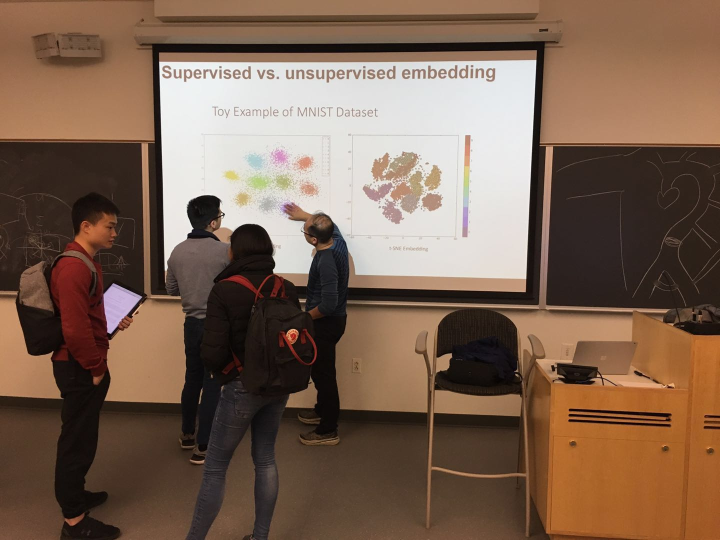
#> input picture Project3A/Video_Mosaicing/test_img/1L.jpg, 1440 x 1080 px (shown at 1/2 size); its folder holds only this picture in this run
$ python -i helper.py   (imports and definitions only)   (older library calls are emulated)
#> lines starting #> are read from the running program, lines starting #| are printed output that depends on the picture
### Project3A/Video_Mosaicing/anms.py
'''
  File name: anms.py
  Author:
  Date created:
'''

'''
  File clarification:
    Implement Adaptive Non-Maximal Suppression. The goal is to create an uniformly distributed
    points given the number of feature desired:
    - Input cimg: H × W matrix representing the corner metric matrix.
    - Input max_pts: the number of corners desired.
    - Outpuy x: N × 1 vector representing the column coordinates of corners.
    - Output y: N × 1 vector representing the row coordinates of corners.
    - Output rmax: suppression radius used to get max pts corners.
'''

import numpy as np

from constants import *

# [5 lines left out: function addIntoSet, not called in this run]

def first_nonzero(arr, axis, invalid_val=-1):
    mask = arr!=MAX
    return np.where(mask.any(axis=axis), mask.argmax(axis=axis), invalid_val)


def anms_vec(cimg, max_pts):

  meanValue = np.mean(cimg.flatten()) + np.std(cimg.flatten())/2;

  validIndexes = np.where(cimg.flatten() > meanValue)


  iflat = cimg.flatten()

  identity = np.arange(iflat.shape[0])

  iflat = iflat[validIndexes]

  imap, jmap = np.meshgrid(np.arange(cimg.shape[0]),np.arange(cimg.shape[1]), indexing='ij')

  imap = imap.flatten()
  jmap = jmap.flatten()

  imap = imap[validIndexes]
  jmap = jmap[validIndexes]

  identity = identity[validIndexes]

  imap = imap.reshape((1,imap.shape[0]))
  jmap = jmap.reshape((1,jmap.shape[0]))


  iref = np.tile(imap, (imap.shape[1],1))
  jref = np.tile(jmap, (imap.shape[1],1))


  ireft = np.transpose(iref)
  jreft = np.transpose(jref)

  #print(iref)
  #print(jref)


  idistance = iref * iref + ireft * ireft - 2 * ireft * iref
  jdistance = jref * jref + jreft * jreft - 2 * jref * jreft

  #print(idistance + jdistance)
  #print(jdistance)

  distance = idistance + jdistance

  distIndexes = np.argsort(distance, axis=1)


  #print(distIndexes)

  distIndexesflatten = distIndexes.flatten()

  intensitiesOrder = iflat[distIndexesflatten]

  identityOrder = identity[distIndexesflatten]


  intensitiesOrder = intensitiesOrder.reshape((imap.shape[1], imap.shape[1]))

  identityOrder = identityOrder.reshape((imap.shape[1], imap.shape[1]))

  distanceOrder = np.sort(distance, axis = 1)


  #print(intensitiesOrder)

  intitalRow = intensitiesOrder[:,0].reshape((imap.shape[1],1))

  intitalRow = intitalRow * THRES

  intitalRowRepeat = np.tile(intitalRow, (1,imap.shape[1]))


  intensitiesOrderSub = intensitiesOrder - intitalRowRepeat

  intensitiesOrderSub[np.where(intensitiesOrderSub < 0)] = MAX


  # savior = np.zeros((imap.shape[1], imap.shape[1]))

  # savior[0,:] = MAX

  intensitiesOrderSub[:,0] = MAX

  # [10 lines of commented-out code are left out]


  indexCount = np.arange(imap.shape[1]) * imap.shape[1]


  # rowTopper = intensitySortOrder[:,0]

  rowTopper = first_nonzero(intensitiesOrderSub[:,1:], axis = 1)  + 1

  rowTopperIndex = rowTopper + indexCount

  radius = distanceOrder.flatten()[rowTopperIndex]

  globalMaxIndex = np.where(iflat == np.max(iflat))

  radius[globalMaxIndex] = np.max(distance, axis = 1)[globalMaxIndex]


  radiusSortOrder = np.argsort(radius)[::-1]


  yOrder = imap.flatten()[radiusSortOrder]

  xOrder = jmap.flatten()[radiusSortOrder]

  radiusOrder = np.sort(radius)

  maxRadius = radiusOrder[max_pts - 1]

  #print(radius.reshape(cimg.shape[0], cimg.shape[1]))

  return np.array(xOrder), np.array(yOrder), maxRadius


# [41 lines left out: function getRadiusMap, not called in this run]

def anms(cimg, max_pts):
  return anms_vec(cimg, max_pts)


# [67 lines left out: function anmsOld, not called in this run]


img = np.zeros((5,5), dtype="float")


img[0,0] = 1

img[4,0] = 1

img[4,4] = 2

img[0,4] = 1

img[2,2] = 1

print(img)


anms_vec(img, 5)

### Project3A/Video_Mosaicing/helper.py


import numpy as np

import math

from scipy.interpolate import interp2d

from scipy.interpolate import griddata


from PIL import Image

import cv2


from constants import *

from scipy import signal


import numpy as np

from corner_detector import *
from anms import *

from feat_desc import *;

from scipy import signal;

from feat_match import *;

from ransac_est_homography import *;

from PIL import Image

from scipy.misc import imresize

from sift import *

import numpy as np

from corner_detector import *

from anms import *

from feat_desc import *;

from scipy import signal;

from feat_match import *;

from ransac_est_homography import *;

from PIL import Image

from scipy.misc import imresize

from sift import *

PROWS  = 20
PCOLS  = 20

DIVIDE_EPSILON = 0.0001

from constants import *

from scipy import signal

from helper import *

from scipy import ndimage

import matplotlib.pyplot as plt

import cv2


# [520 lines left out: functions implOneGenerateD, implOneGenerateDALL, implOne, mergeImages, GaussianPDF_2D, GaussianPDF_1D and 1 more, not called in this run]


def rgb2gray(rgb):
	return np.dot(rgb[...,:3], [0.299, 0.587, 0.114])


# [259 lines left out: functions findOutputForColorImage, getHomo, bbox1, findOutputForColorImageArray, not called in this run]


#def projectImage(image, cylinder):

>>> import cv2
>>> picture = cv2.imread('test_img/1L.jpg', cv2.IMREAD_GRAYSCALE)
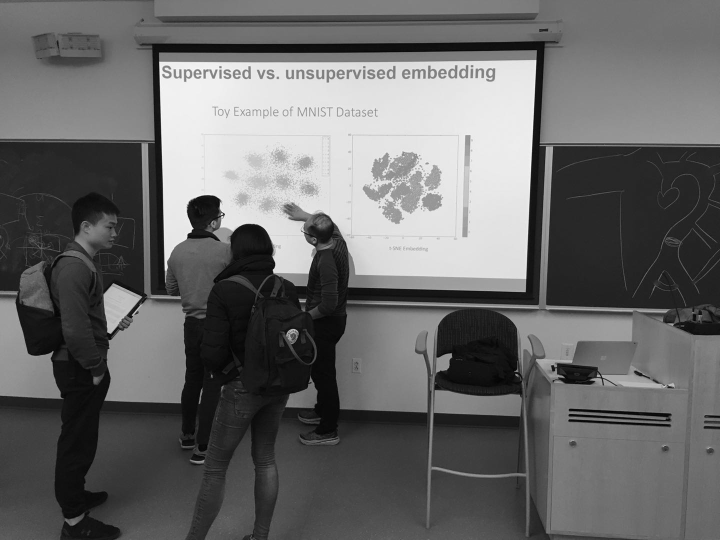
#> picture: shape (1080, 1440) (shown at 1/2 size); min 0, max 255, mean 104
>>> result = findDerivatives(picture)
#> in findDerivatives, `I_x_d = signal.convolve2d(filteredImage, SOBEL_X, 'same')`:
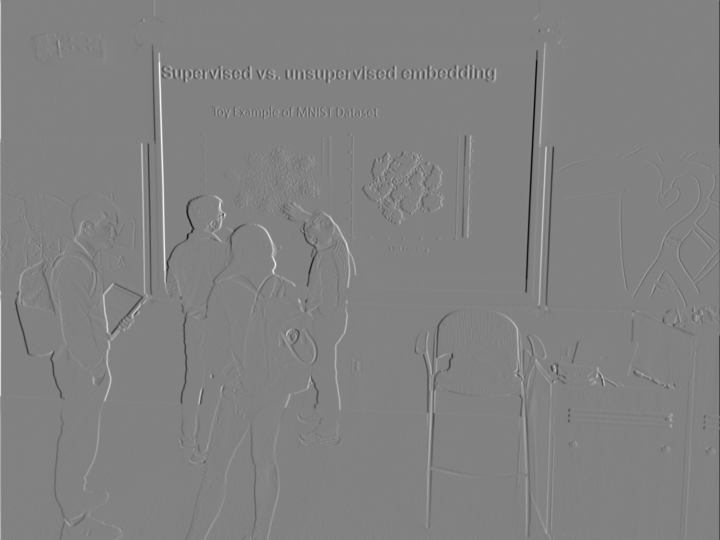
#> I_x_d: shape (1080, 1440) float64 (shown at 1/2 size); min -602.1, max 581.2, mean 0.1; drawn with min black and max white
#> in findDerivatives, `I_y_d = signal.convolve2d(filteredImage, SOBEL_Y, 'same')`:
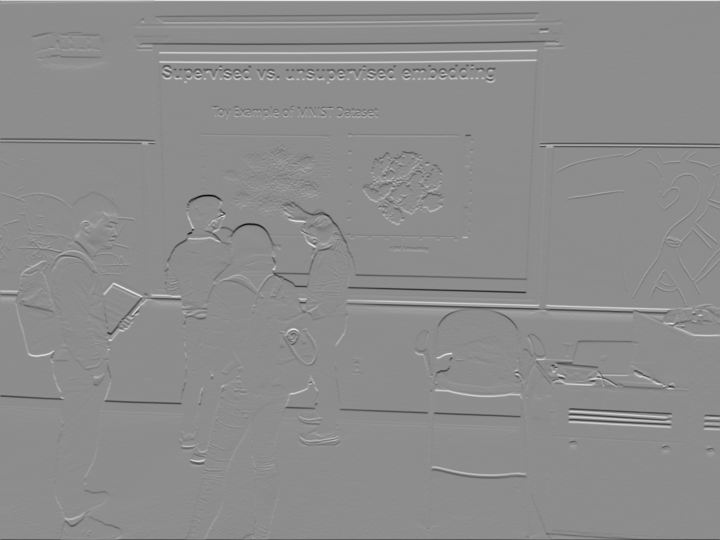
#> I_y_d: shape (1080, 1440) float64 (shown at 1/2 size); min -548.2, max 443.1, mean 0; drawn with min black and max white
#> in findDerivatives, `I_m_d = np.power(np.power(I_x_d, 2) + np.power(I_y_d, 2), 1/2)`:
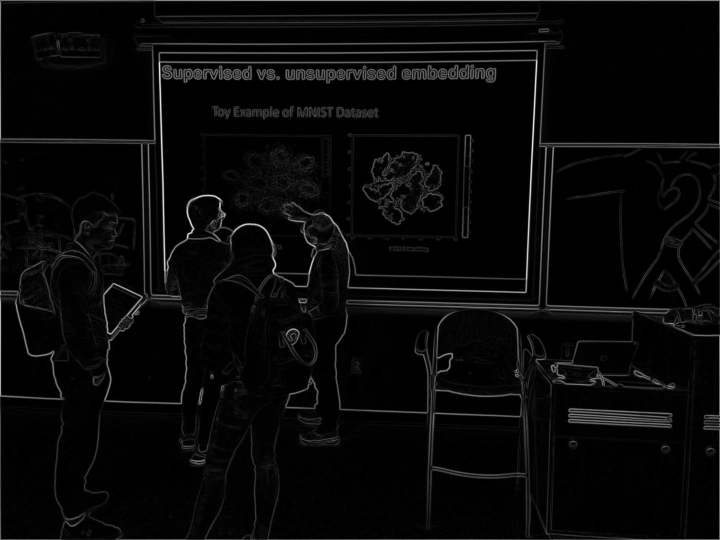
#> I_m_d: shape (1080, 1440) float64 (shown at 1/2 size); min 0, max 602.2, mean 21.3; drawn with min black and max white

$ run again, on Project3A/Video_Mosaicing/test_img/S2.jpg
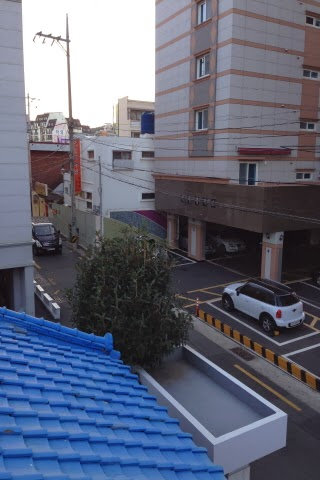
#> input picture Project3A/Video_Mosaicing/test_img/S2.jpg, 320 x 480 px
#> in findDerivatives, `I_y_d = signal.convolve2d(filteredImage, SOBEL_Y, 'same')`:
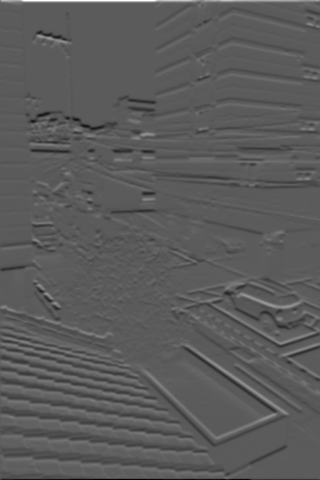
#> I_y_d: shape (480, 320) float64; min -486.1, max 869.1, mean -0.1; drawn with min black and max white
#> in findDerivatives, `I_m_d = np.power(np.power(I_x_d, 2) + np.power(I_y_d, 2), 1/2)`:
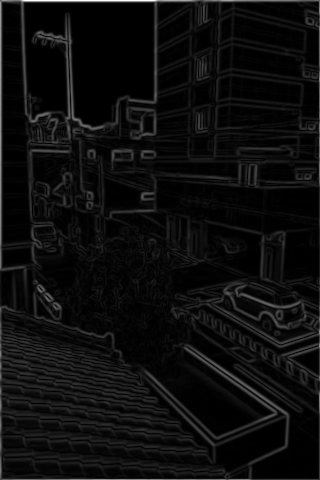
#> I_m_d: shape (480, 320) float64; min 3.55e-15, max 869.1, mean 47.5; drawn with min black and max white
